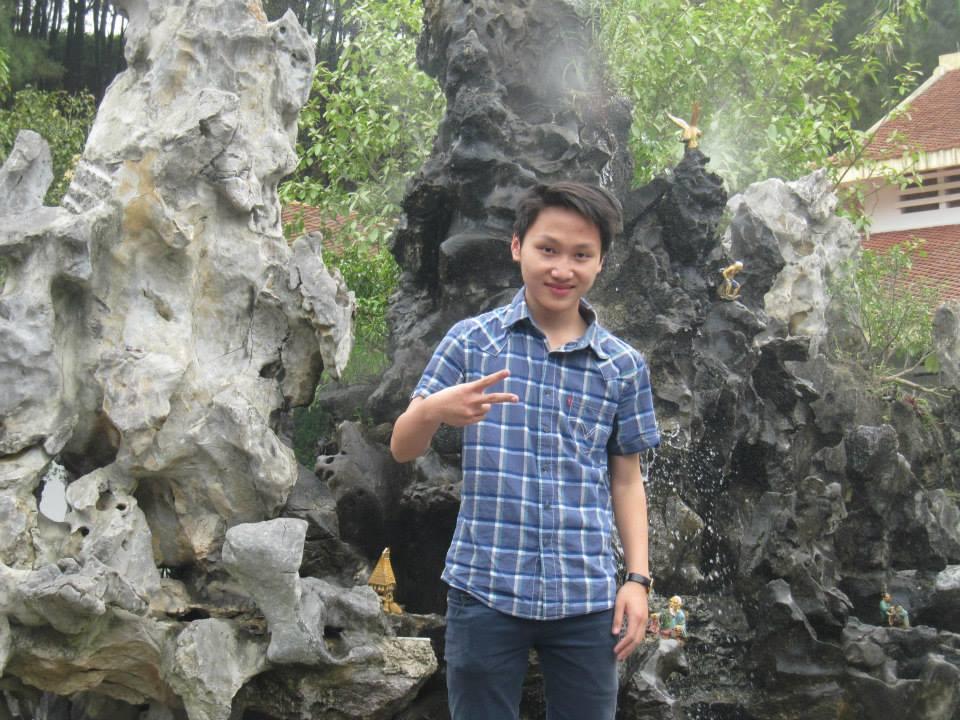
#> input picture SVD/Image/Le_Thanh_Vinh.jpg, 960 x 720 px
$ jupyter execute IMAGE_COMPRESS.ipynb
#> lines starting #> are read from the running program, lines starting #| are printed output that depends on the picture
[cell 1]
import cv2
import matplotlib.pyplot as plt
import numpy as np
# [118 lines left out: functions danhilepski, findvalue, sumsquare, SVD, not called in this run]

[cell 2]
image=cv2.imread("Image/Le_Thanh_Vinh.jpg")
#> image is the input picture: shape (720, 960, 3); mean B, G, R 113.6, 122.4, 119.5

[cell 3]
image=cv2.cvtColor(image,cv2.COLOR_BGR2RGB)

[cell 4]
plt.imshow(image)

[cell 5]
m,n=image[:,:,0].shape
#> m = 720; n = 960

[cell 6]
m
#> Out = 720

[cell 7]
U_R,S_R,V_R=np.linalg.svd(image[:,:,0])
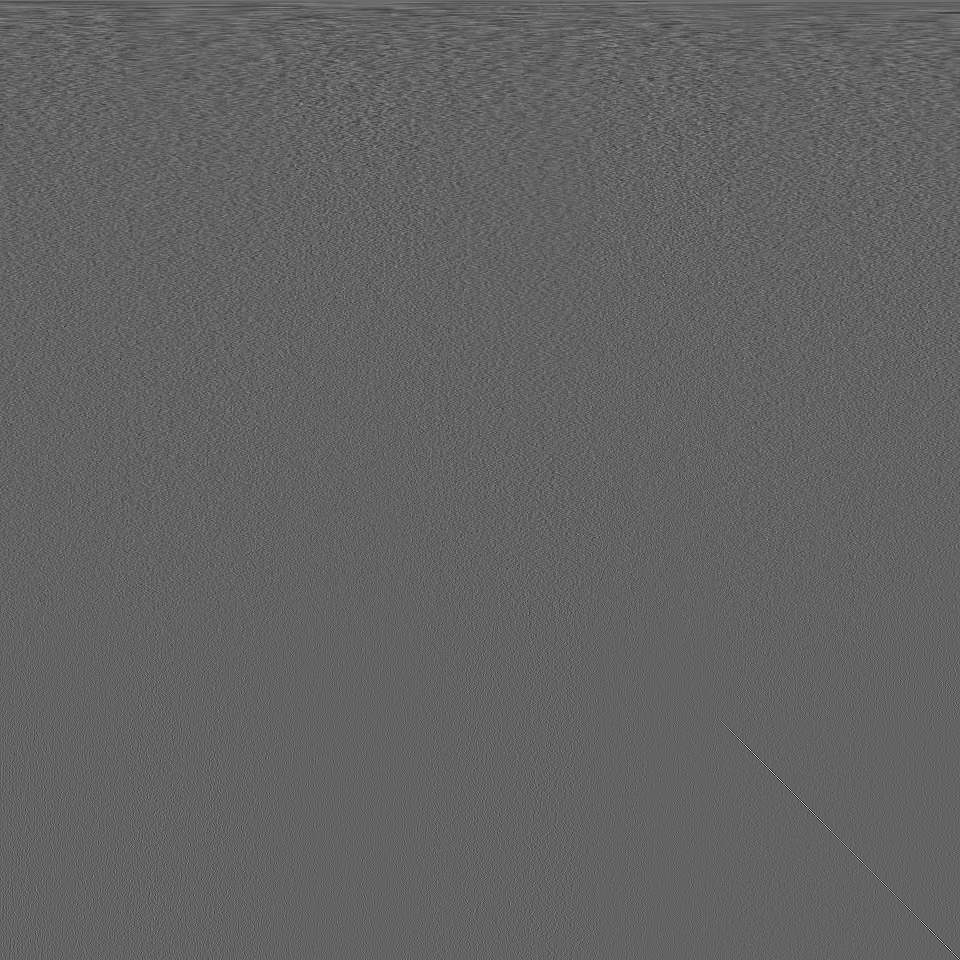
#> V_R: shape (960, 960) float64; min -0.285, max 0.445, mean 3.79e-05; drawn with min black and max white
#> S_R = 720 values, max 102587.4 at index 0, min 3.11 at index 719, mean 656.8
U_G,S_G,V_G=np.linalg.svd(image[:,:,1])
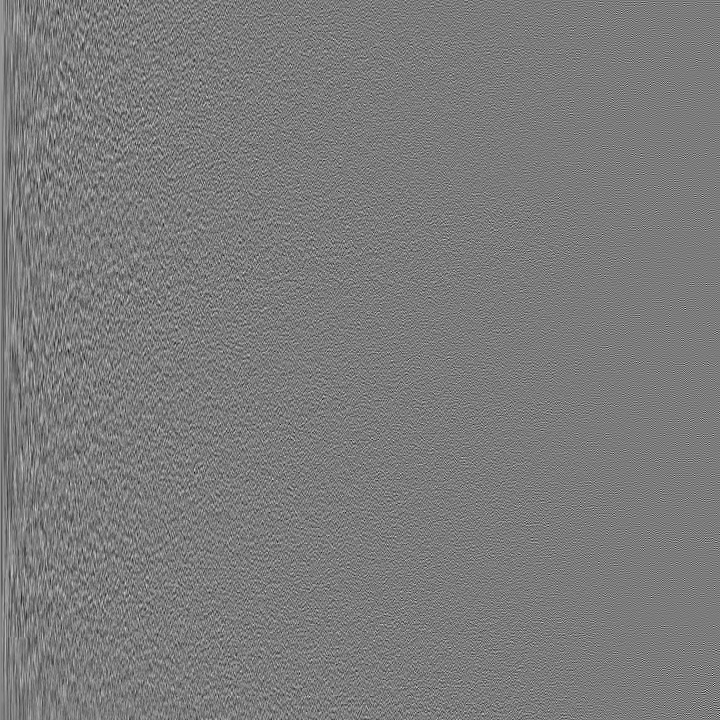
#> U_G: shape (720, 720) float64; min -0.208, max 0.22, mean 4.71e-05; drawn with min black and max white
#> S_G = 720 values, max 104858.5 at index 0, min 3.2 at index 719, mean 654.4
U_B,S_B,V_B=np.linalg.svd(image[:,:,2])
#> S_B = 720 values, max 97152.4 at index 0, min 3.78 at index 719, mean 641.5

[cell 8]
temp1=np.zeros((m,n))
temp2=np.zeros((m,n))
temp3=np.zeros((m,n))
for i in range(min(m,n)):
    temp1[i][i]=S_R[i]
    temp2[i][i]=S_G[i]
    temp3[i][i]=S_B[i]

[cell 9]
error=[]
index=1
for i in [5,25,300]:
    C_R=np.copy(temp1)
    U_R_copy=np.copy(U_R)
    V_R_copy=np.copy(V_R)
    C_R[i+1:,:]=0
    U_R_copy[:,i+1:]=0
    V_R_copy[i+1:,:]=0
    red=U_R_copy@C_R@V_R_copy
    C_G=np.copy(temp2)
    U_G_copy=np.copy(U_G)
    V_G_copy=np.copy(V_G)
    C_G[i+1:,:]=0
    U_G_copy[:,i+1:]=0
    V_G_copy[i+1:,:]=0
    green=U_G_copy@C_G@V_G_copy
    C_B=np.copy(temp3)
    U_B_copy=np.copy(U_B)
    V_B_copy=np.copy(V_B)
    C_B[i+1:,:]=0
    U_B_copy[:,i+1:]=0
    V_B_copy[i+1:,:]=0
    blue=U_B_copy@C_B@V_B_copy
    lower_resolution=np.zeros(image.shape)
    lower_resolution[:,:,0]=red/255

    lower_resolution[:,:,1]=green/255
    lower_resolution[:,:,2]=blue/255
    plt.figure(figsize=(20,20))
    plt.subplot(1,3,index)
    plt.imshow(lower_resolution)
    cv2.imwrite("output_{}.jpg".format(i),lower_resolution)
    error
    index+=1
#> this loop made 3 passes
#> pass 1, `blue=U_B_copy@C_B@V_B_copy`:
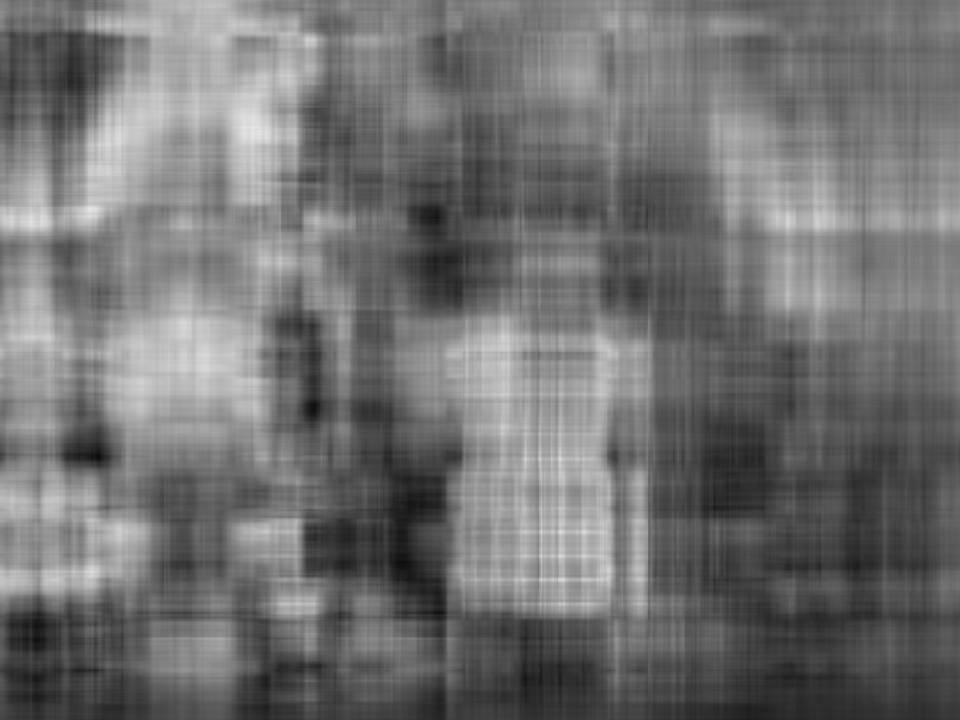
#> blue: shape (720, 960) float64; min 9.77, max 231.7, mean 113.6
#> pass 1, `cv2.imwrite("output_{}.jpg".format(i),lower_resolution)`:
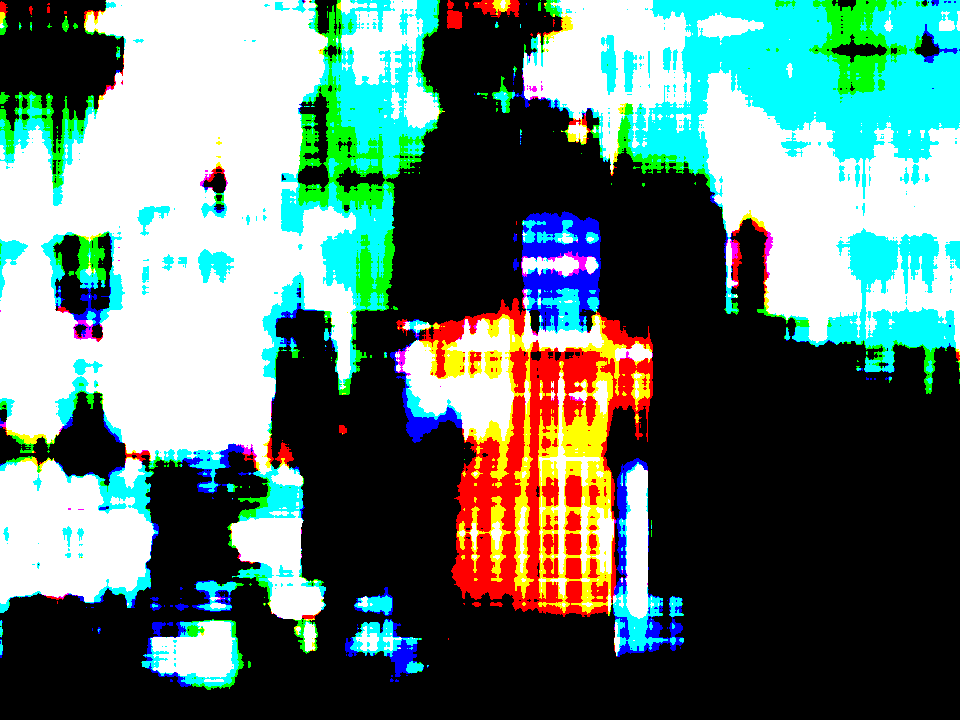
#> saved as output_5.jpg: shape (720, 960, 3); mean B, G, R 0.439, 0.472, 0.366; drawn with 1 as white
#> after the loop:
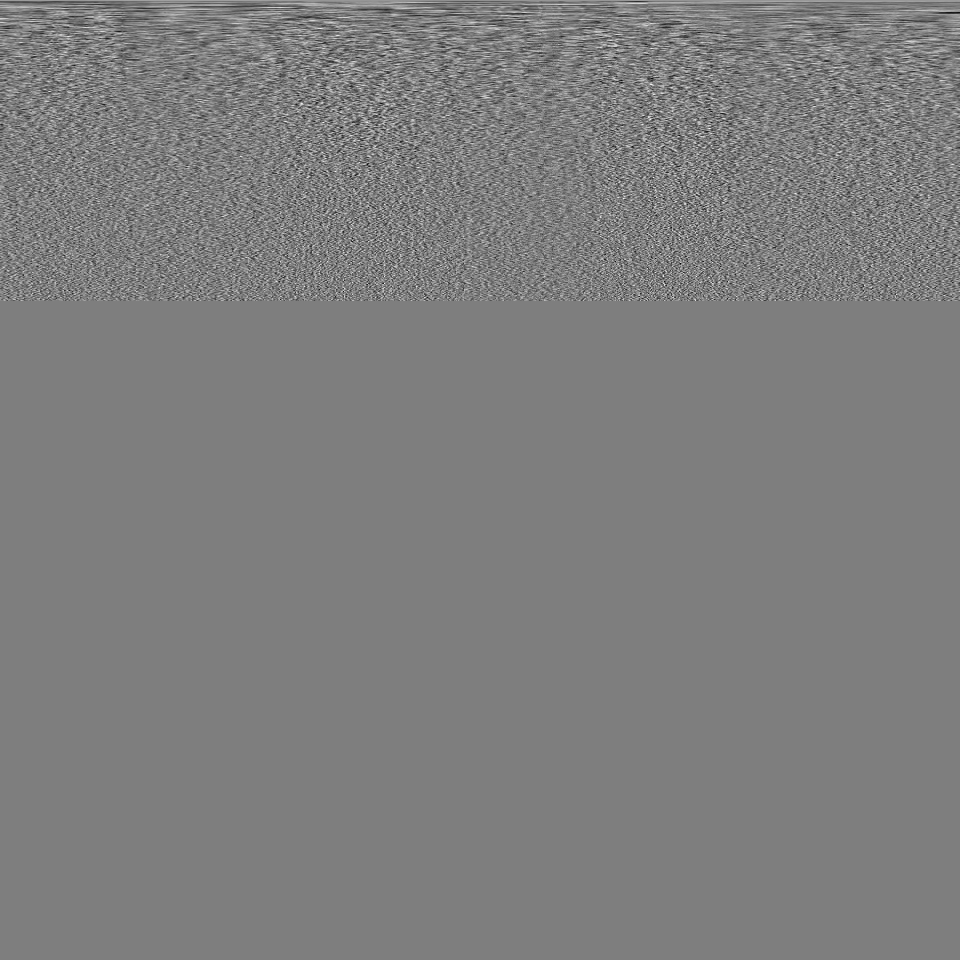
#> V_R_copy: shape (960, 960) float64; min -0.151, max 0.154, mean 3.68e-05; drawn with min black and max white
#> after the loop, index = 4
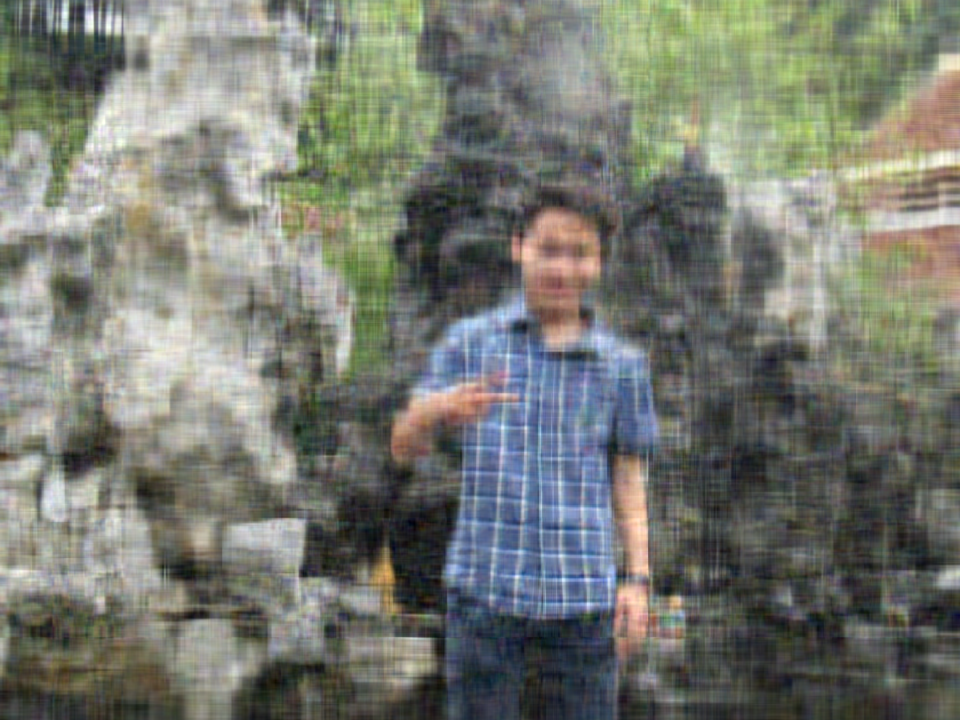
#> shown: shape (720, 960, 3) float64; mean R, G, B 0.469, 0.48, 0.446

$ run again, with SVD/Image/thanh.jpg copied over SVD/Image/Le_Thanh_Vinh.jpg
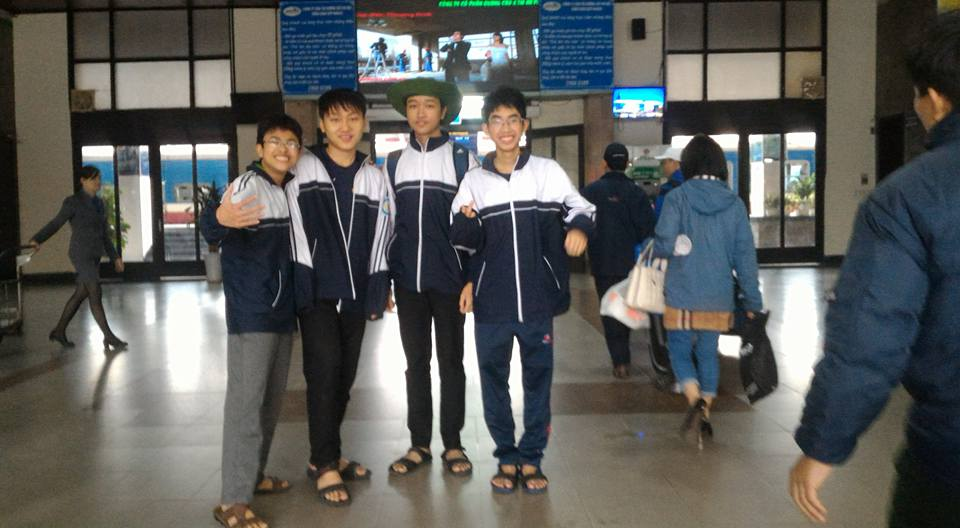
#> input picture SVD/Image/thanh.jpg, 960 x 528 px
#> image is the input picture: shape (528, 960, 3); mean B, G, R 90, 92.8, 92.2
#> S_R = 528 values, max 70786.1 at index 0, min 4.74 at index 527, mean 640.9
#> S_G = 528 values, max 70884.2 at index 0, min 4.19 at index 527, mean 613.4
#> S_B = 528 values, max 68845.4 at index 0, min 5 at index 527, mean 594.4
#> after the loop `for i in [5,25,300]:`:
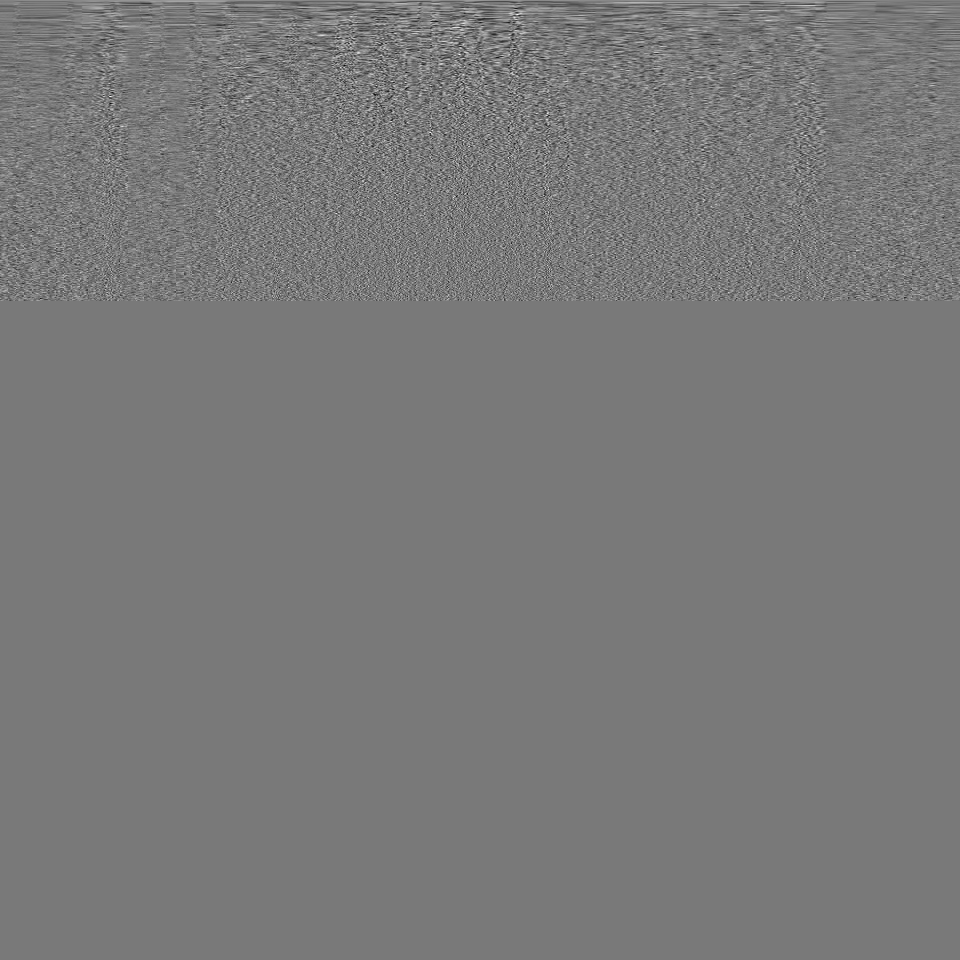
#> V_R_copy: shape (960, 960) float64; min -0.185, max 0.202, mean 2.09e-05; drawn with min black and max white
#> after the loop `for i in [5,25,300]:`: index = 4
#> `[cell 9] error=[] index=1 for i in [5,25,300]: C_R=np.copy(temp1) U_R_..`:
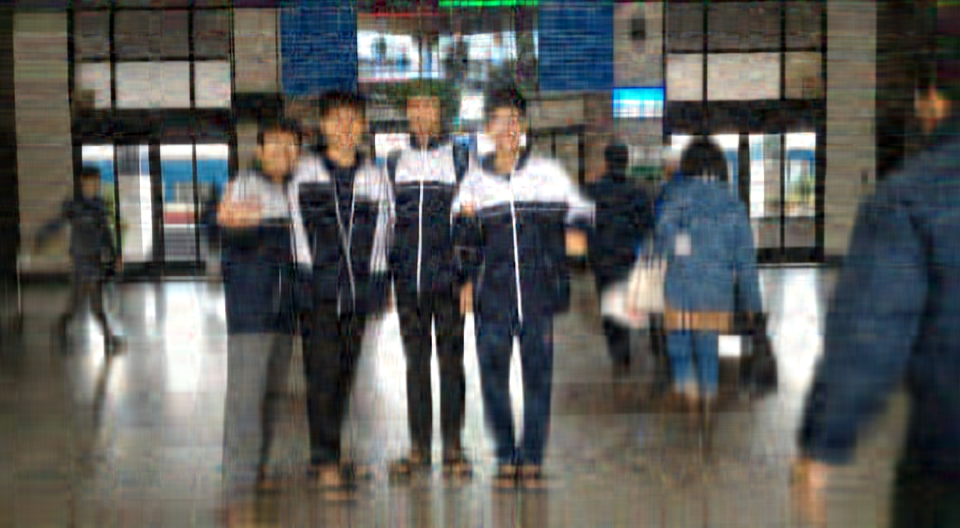
#> shown: shape (528, 960, 3) float64; mean R, G, B 0.361, 0.364, 0.353
